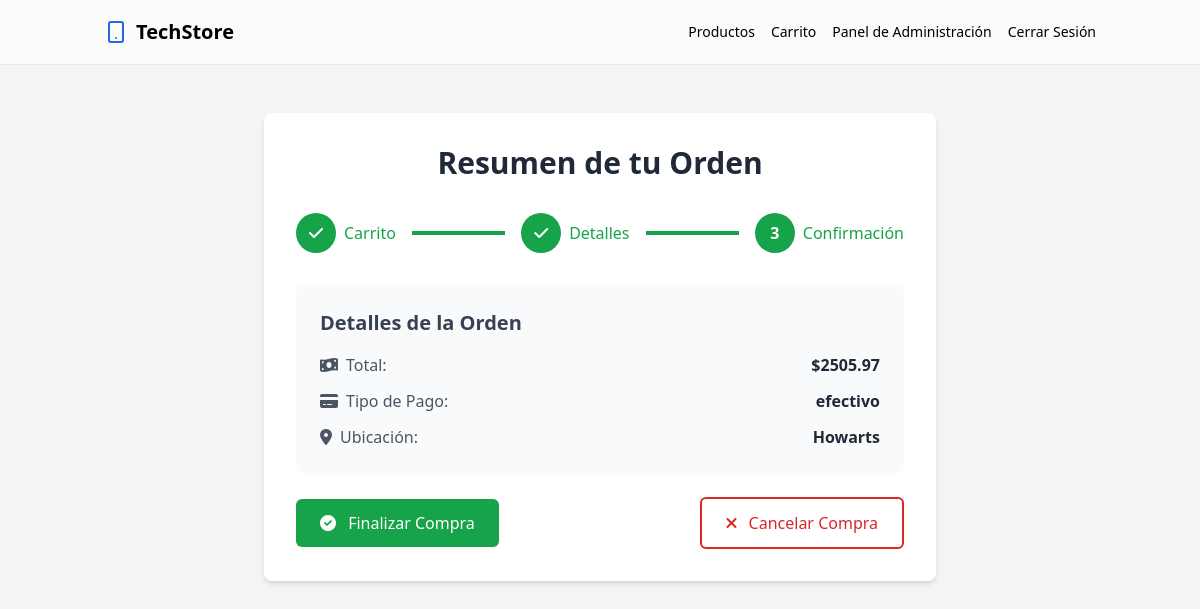
The app's page /carrito/ver_orden/73/ (signed in) with its own data.
### carrito_app/models.py (models this page shows, shortened)
class Order(models.Model):
    user = models.ForeignKey(User, on_delete=models.CASCADE)
    items = models.ManyToManyField(Product, through='OrderItem')
    total = models.DecimalField(max_digits=10, decimal_places=2)
    creado_en = models.DateTimeField(auto_now_add=True)
    status = models.CharField(max_length=20, default='Pending')
    tipo_pago = models.CharField(max_length=50, choices=[
        ('tarjeta', 'Tarjeta de crédito/débito'),
        ('efectivo', 'Efectivo'),
        ('mp', 'Mercado Pago'),
    ], default='tarjeta')
    ubicacion = models.CharField(max_length=255, blank=True, null=True)

### carrito_app/views.py (the view, shortened to what this page needs)
# urls.py: path('ver_orden/<int:orden_id>/', views.ver_orden, name='ver_orden')
@login_required
def ver_orden(request, orden_id):
    orden = get_object_or_404(Order, id=orden_id, user=request.user)
    return render(request, 'carrito_app/ver_orden.html', {'orden': orden})

### carrito_app/templates/carrito_app/ver_orden.html (shortened to what this page needs)
<!DOCTYPE html>
<html lang="es">
  <head>
    <script src="https://cdn.tailwindcss.com"></script>
    <link
      href="https://cdnjs.cloudflare.com/ajax/libs/font-awesome/6.0.0-beta3/css/all.min.css"
      rel="stylesheet"
    />
  </head>
  <body class="bg-gray-100">
    {% include 'nav.html' %}
    <div class="container mx-auto px-4 py-12">
      <div
        class="max-w-2xl mx-auto bg-white rounded-lg shadow-md p-8"
        id="orden-container"
      >
        <h1 class="text-3xl font-bold mb-8 text-center text-gray-800">
          Resumen de tu Orden
        </h1>
        <div class="flex flex-col items-start space-y-3 sm:space-y-0 sm:flex-row sm:items-center justify-center mb-8">
          <div class="flex items-center text-green-600">
            <span
              class="h-10 w-10 bg-green-600 rounded-full flex items-center justify-center text-white font-bold"
            >
              <i class="fas fa-check"></i>
            </span>
            <span class="ml-2 font-medium">Carrito</span>
          </div>
          <div class="flex-1 h-1 mx-4 bg-green-600"></div>
          <div class="flex items-center text-green-600">
            <span
              class="h-10 w-10 bg-green-600 rounded-full flex items-center justify-center text-white font-bold"
            >
              <i class="fas fa-check"></i>
            </span>
            <span class="ml-2 font-medium">Detalles</span>
          </div>
          <div class="flex-1 h-1 mx-4 bg-green-600"></div>
          <div class="flex items-center text-green-600 ml-10 sm:ml-0">
            <span
              class="h-10 w-10 bg-green-600 rounded-full flex items-center justify-center text-white font-bold"
              >3</span
            >
            <span class="ml-2 font-medium">Confirmación</span>
          </div>
        </div>
        <div class="bg-gray-50 rounded-lg p-6 mb-6">
          <h2 class="text-xl font-semibold mb-4 text-gray-700">
            Detalles de la Orden
          </h2>
          <div class="space-y-3">
            <p class="flex justify-between">
              <span class="text-gray-600"
                ><i class="fas fa-money-bill-wave mr-2"></i>Total:</span
              >
              <strong class="text-gray-800">${{ orden.total }}</strong>
            </p>
            <p class="flex justify-between">
              <span class="text-gray-600"
                ><i class="fas fa-credit-card mr-2"></i>Tipo de Pago:</span
              >
              <strong class="text-gray-800">{{ orden.tipo_pago }}</strong>
            </p>
            <p class="flex justify-between">
              <span class="text-gray-600"
                ><i class="fas fa-map-marker-alt mr-2"></i>Ubicación:</span
              >
              <strong class="text-gray-800">{{ orden.ubicacion }}</strong>
            </p>
          </div>
        </div>
        <form
          method="POST"
          action="{% url 'gestionar_compra' orden.id %}"
          class="space-y-4"
          id="compra-form"
        >
          <div
            class="flex flex-col sm:flex-row justify-between items-center gap-4"
          >
            <button
            id="finalizar-btn"
              type="submit"
              name="accion"
              value="finalizar"
              class="w-full sm:w-auto bg-green-600 text-white py-3 px-6 rounded-md hover:bg-green-700 focus:outline-none focus:ring-2 focus:ring-green-500 focus:ring-offset-2 transition duration-150 ease-in-out transform hover:scale-105"
            >
              <i class="fas fa-check-circle mr-2"></i>
              Finalizar Compra
            </button>
            <button
              type="submit"
              name="accion"
              value="cancelar"
              class="w-full sm:w-auto bg-transparent text-red-600 border-2 border-red-600 py-3 px-6 rounded-md hover:bg-red-600 hover:text-white focus:outline-none focus:ring-2 focus:ring-red-500 focus:ring-offset-2 transition duration-150 ease-in-out"
            >
              <i class="fas fa-times mr-2"></i>
              Cancelar Compra
            </button>
          </div>
        </form>
      </div>
    </div>
  </body>
</html>

### records on screen
Order: total "2505.97", tipo_pago "efectivo", ubicacion "Howarts"
